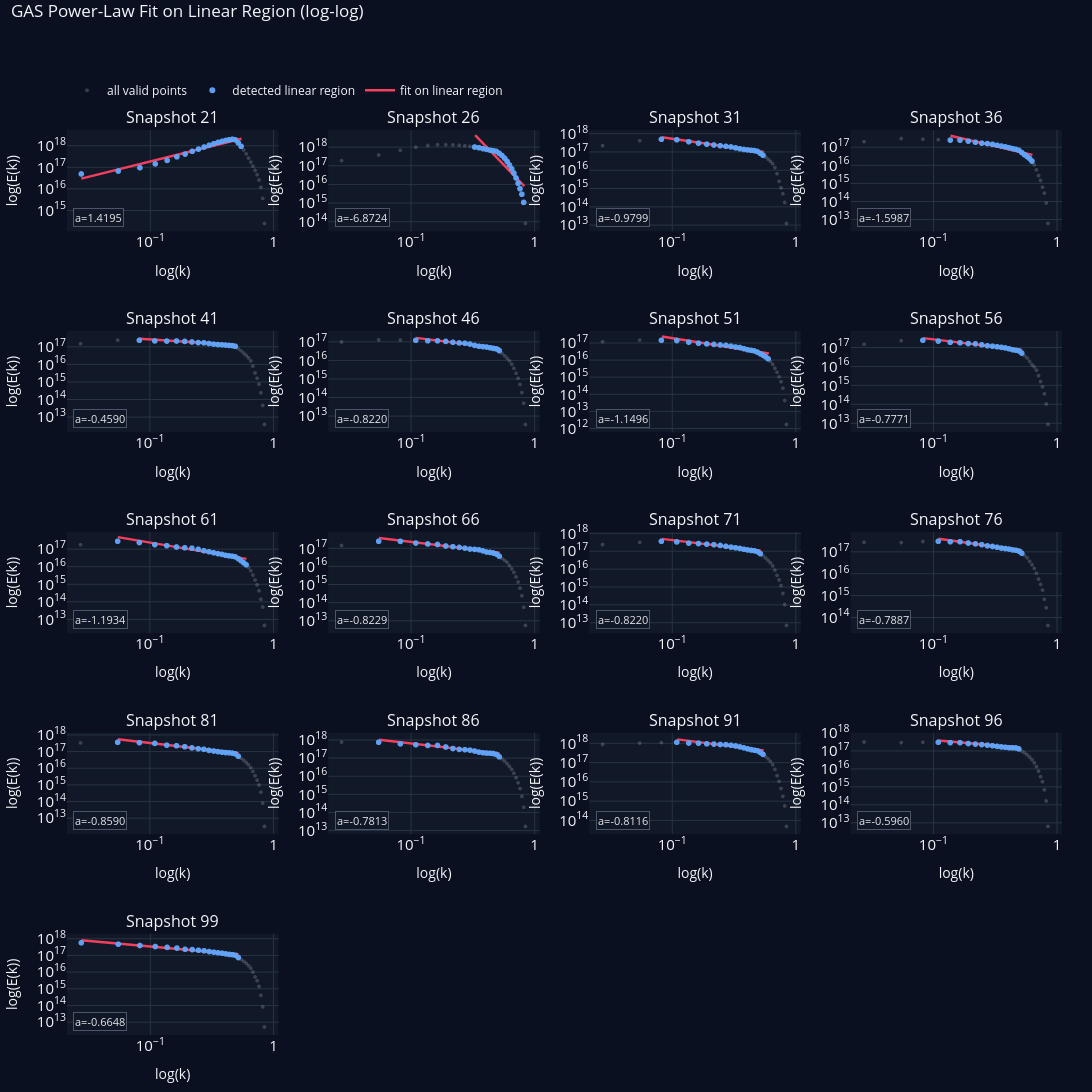

Notebook source saved alongside this figure:
### Code cell
# GAS: load cached spectra if available, otherwise process and cache

df_gas_spectra, gas_spectra, gas_spectra_cache, gas_loaded = load_or_build_spectra('gas')

# Build/update subplot image; load cached fit dataframe unless FORCE_REFIT=True
gas_img, df_gas_fit, gas_fit_cache = load_or_build_fit('gas', gas_spectra)

print('Saved gas figure:', gas_img)
print('Gas spectra cache:', gas_spectra_cache)
print('Gas fit cache:', gas_fit_cache)
print('Gas spectra loaded from cache:', gas_loaded)

df_gas_fit
